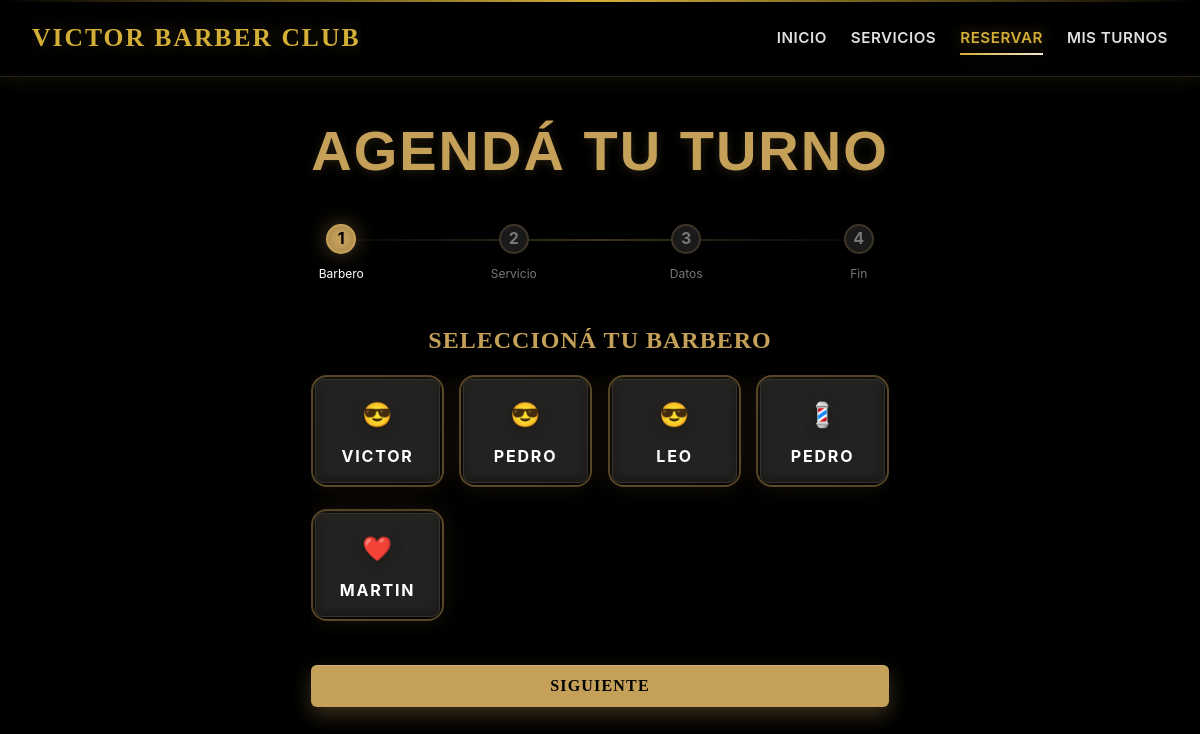
Page /reserva.php on the committed database.
### tables this page shows
CREATE TABLE `barberos` (
  `id_barbero` int(11) NOT NULL,
  `nombre` varchar(100) NOT NULL,
  `activo` tinyint(1) DEFAULT 1,
  `fecha_inicio` date DEFAULT NULL,
  `fecha_fin` date DEFAULT NULL,
  `avatar` varchar(50) DEFAULT '?'
);

### reserva.php (the view, shortened to what this page needs)
<?php
$barberos = [];
$error_sistema = false;
$mensaje_error = "";
$conexion_path = __DIR__ . "/config/conexion.php";
if (file_exists($conexion_path)) {
    if (!isset($conn) || $conn === null) {
        $error_sistema = true;
        $mensaje_error = "No hay conexión con la base de datos.";
    } else {
        try {
            $sql_barberos = "SELECT id_barbero, nombre, avatar FROM barberos WHERE activo = 1";
            $res = $conn->query($sql_barberos);
            if ($res) {
                while($row = $res->fetch_assoc()) { $barberos[] = $row; }
            }
        } catch (Exception $e) {
            error_log("Error SQL en reserva.php: " . $e->getMessage());
        }
    }
} else {
    $error_sistema = true;
    $mensaje_error = "Falta archivo de configuración.";
}
?>
<!DOCTYPE html>
<html lang="es">
<head>
    <link rel="stylesheet" href="assets/css/global.css?v=<?= time(); ?>">
    <link rel="stylesheet" href="assets/css/animations.css?v=<?= time(); ?>">
    <link rel="stylesheet" href="assets/css/stylesReserva.css?v=<?= time(); ?>">
    <link rel="stylesheet" href="assets/css/buttonsPremium.css?v=<?= time(); ?>">
    <link rel="stylesheet" href="assets/css/buttonsReserva.css?v=<?= time(); ?>">
    <link rel="stylesheet" href="assets/css/resumenReserva.css?v=<?= time(); ?>">
    <link rel="stylesheet" href="assets/css/alertasReserva.css?v=<?= time(); ?>">
    <link rel="stylesheet" href="https://cdnjs.cloudflare.com/ajax/libs/font-awesome/6.4.0/css/all.min.css">
</head>
<body>
    <header>
        <div class="logo">VICTOR BARBER CLUB</div>
        <nav>
            <ul>
                <li><a href="index.html">Inicio</a></li>
                <li><a href="servicios.php">Servicios</a></li>
                <li><a href="reserva.php" class="active">Reservar</a></li>
                <li><a href="mis_turnos.php">Mis Turnos</a></li>
            </ul>
        </nav>
    </header>
    <main style="max-width: 800px; margin: 40px auto; padding: 0 20px;">
        <h1 style="text-align: center; margin-bottom: 40px; font-family:'Oswald',sans-serif; animation: bounceIn 0.8s cubic-bezier(0.2, 0.9, 0.3, 1); letter-spacing: 2px; color: #C5A059; text-shadow: 0 2px 10px rgba(197,160,89,0.2);">AGENDÁ TU TURNO</h1>
        <?php if ($error_sistema): ?>
            <div class="error-alert">
                <h3>⚠️ Servicio no disponible</h3>
                <p><?= htmlspecialchars($mensaje_error) ?></p>
                <p style="margin-top:10px; font-size:0.9rem; color:#aaa;">Verificá la conexión a la base de datos en config/conexion.php</p>
                <a href="https://wa.me/5492964611775" class="btn-gold" style="display:inline-block; margin-top:15px; text-decoration:none;">Reservar por WhatsApp</a>
            </div>
        <?php else: ?>
            <div class="progress-indicator">
                <div class="progress-line"></div>
                <div class="progress-step active" id="ind-1"><div class="progress-circle">1</div><small>Barbero</small></div>
                <div class="progress-step" id="ind-2"><div class="progress-circle">2</div><small>Servicio</small></div>
                <div class="progress-step" id="ind-3"><div class="progress-circle">3</div><small>Datos</small></div>
                <div class="progress-step" id="ind-4"><div class="progress-circle">4</div><small>Fin</small></div>
            </div>
            <form action="controllers/guardar_reserva.php" method="POST" id="formReserva">
                <div class="paso paso-1 active">
                    <h3 style="color: #C5A059; text-align:center; margin-bottom:20px;">Seleccioná tu Barbero</h3>
                    <div class="grid-opciones">
                        <?php if (!empty($barberos)): ?>
                            <?php foreach($barberos as $b): ?>
                            <label class="card-option">
                                <div class="card-content">
                                    <div class="card-icon"><?= !empty($b['avatar']) ? $b['avatar'] : '💈' ?></div>
                                    <span class="card-title"><?= htmlspecialchars($b['nombre']) ?></span>
                                </div>
                            </label>
                            <?php endforeach; ?>
                        <?php else: ?>
                            <div style="grid-column: 1/-1; text-align: center; padding: 30px; border: 1px dashed #444; border-radius: 8px;">
                                <p style="color:#aaa;">No se encontraron barberos activos.</p>
                            </div>
                        <?php endif; ?>
                    </div>
                    <div class="botones-pasos"><button type="button" class="btn-gold" style="width:100%" onclick="cambiarPaso(2)">Siguiente</button></div>
                </div>
            </form>
        <?php endif; ?>
    </main>
</body>
</html>

### assets/css/buttonsPremium.css (style rules this page uses)
.btn-gold { position: relative; background: linear-gradient(135deg, #C5A059, #d4b774); color: #000; border: none; padding: 13px 28px; border-radius: 8px; font-weight: 700; cursor: pointer; flex: 1; transition: all 0.4s cubic-bezier(0.2, 0.9, 0.3, 1); text-transform: uppercase; letter-spacing: 1.2px; font-size: 0.95rem; box-shadow: 0 8px 24px rgba(197,160,89,0.3), inset 0 1px 2px rgba(255,255,255,0.3); overflow: hidden; animation: slideInUp 0.6s ease-out both; }
.btn-gold::before { content: ''; position: absolute; top: 50%; left: 50%; width: 0; height: 0; border-radius: 50%; background: rgba(255,255,255,0.5); transform: translate(-50%, -50%); pointer-events: none; }
.botones-pasos { display: flex; gap: 15px; margin-top: 30px; animation: fadeInUp 0.6s ease-out 0.3s both; }
.botones-pasos .btn-gold { animation-delay: 0.35s; }

### assets/css/buttonsReserva.css (style rules this page uses)
:root { --btn-gold: #C5A059; --btn-text-dark: #000; --btn-text-light: #ccc; --btn-border-outline: #666; }
.btn-gold { background: linear-gradient(135deg, #C5A059, #d4b774); color: #000; border: none; padding: 14px 28px; border-radius: 8px; font-weight: 700; font-size: 1rem; cursor: pointer; flex: 1; transition: all 0.4s cubic-bezier(0.2, 0.9, 0.3, 1); text-transform: uppercase; letter-spacing: 1.2px; box-shadow: 0 8px 20px rgba(197,160,89,0.3), inset 0 1px 0 rgba(255,255,255,0.2); position: relative; overflow: hidden; }
.btn-gold::before { content: ''; position: absolute; top: 0; left: -100%; width: 100%; height: 100%; background: rgba(255,255,255,0.2); transition: left 0.5s ease; z-index: -1; }
.grid-opciones .card-option .card-content { cursor: pointer; transition: all 0.3s cubic-bezier(0.2, 0.9, 0.3, 1); }

### reserva.php (style rules this page uses)
.botones-pasos { display: flex; gap: 10px; margin-top: 20px; }
.btn-gold { background: #C5A059; color: #000; border: none; padding: 12px; border-radius: 6px; font-weight: bold; cursor: pointer; flex: 1; transition: var(--transition-default); }
.grid-opciones { display: grid; grid-template-columns: repeat(auto-fit, minmax(130px, 1fr)); gap: 15px; }
.card-option { cursor: pointer; position: relative; }
.card-content { background: #222; border: 1px solid #333; border-radius: 8px; padding: 15px; text-align: center; height: 100%; display: flex; flex-direction: column; justify-content: center; align-items: center; transition: var(--transition-default); }
.card-title { font-weight: bold; margin-top: 5px; display: block; color: #fff; }
.card-icon { font-size: 1.5rem; margin-bottom: 5px; }
.paso { display: none; }
.paso.active { display: block; }

### rows in the picture
barberos: avatar "😎", nombre "VICTOR"
barberos: avatar "😎", nombre "PEDRO"
barberos: avatar "😎", nombre "LEO"
barberos: avatar "💈", nombre "PEDRO"
barberos: avatar "❤️", nombre "MARTIN"
